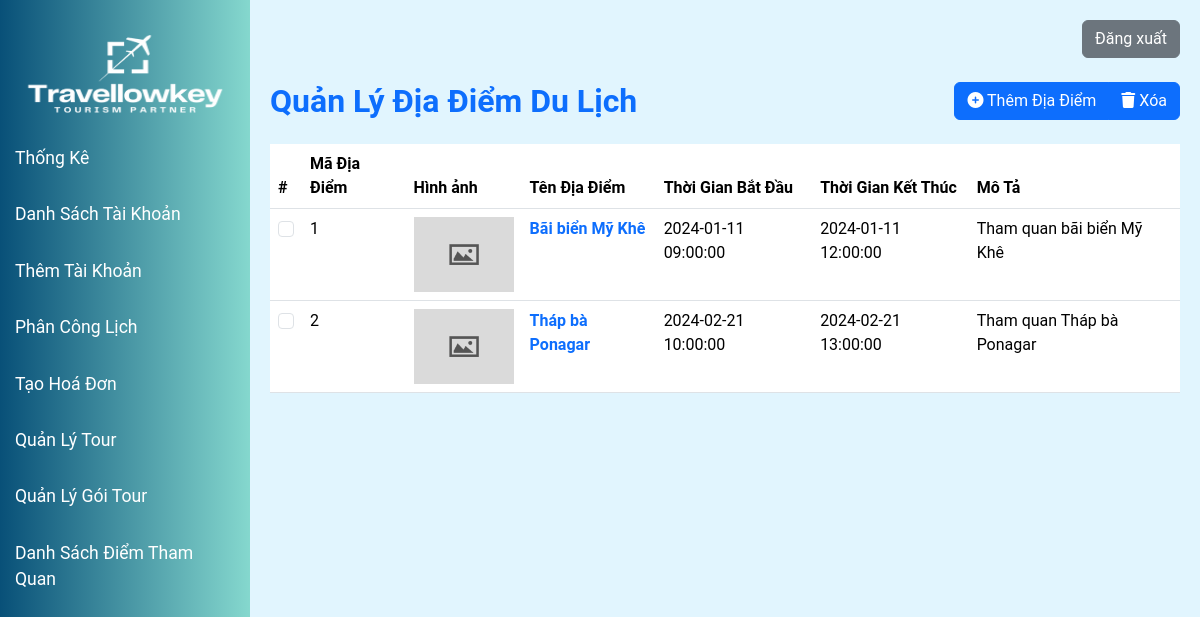
Screenshot of /modules/sightseeing_spot/index.php with the database file from the repository.
### tables this page shows
CREATE TABLE `sightseeingspot` (
  `spotCode` int(11) NOT NULL AUTO_INCREMENT,
  `spotName` varchar(100) DEFAULT NULL,
  `startTime` datetime DEFAULT NULL,
  `endTime` datetime DEFAULT NULL,
  `description` varchar(500) DEFAULT NULL,
  `tourPackageCode` int(11) DEFAULT NULL,
  `vehicleCode` int(11) DEFAULT NULL,
  `image` varchar(100) DEFAULT NULL,
  PRIMARY KEY (`spotCode`),
  KEY `tourPackageCode` (`tourPackageCode`),
  KEY `vehicleCode` (`vehicleCode`),
  CONSTRAINT `sightseeingspot_ibfk_1` FOREIGN KEY (`tourPackageCode`) REFERENCES `tourpackage` (`tourPackageCode`),
  CONSTRAINT `sightseeingspot_ibfk_2` FOREIGN KEY (`vehicleCode`) REFERENCES `vehicle` (`vehicleCode`)
);

### models/spot.php (called while the page is built, shortened)
<?php
include_once("clsKetNoi.php");
class modelSpot
{
    private $conn;
    function __construct()
    {
        $p = new clsKetNoi();
        $this->conn = $p->ketNoiDB();
    }
    public function selectAllSpots()
    {
        if ($this->conn) {
            $query = "SELECT * FROM sightseeingspot";
            $result = $this->conn->query($query);
            $spots = [];
            while ($row = $result->fetch_assoc()) {
                $spots[] = $row;
            }
            return $spots;
        } else {
            return false;
        }
    }
}
?>

### models/clsKetNoi.php (called while the page is built, shortened)
<?php
class clsKetNoi {
    function ketNoiDB() {
        $this->conn = new mysqli("localhost", "root", "", "ptud");
        return $this->conn;
    }
}
?>

### modules/sightseeing_spot/list.php (the view, shortened to what this page needs)
<?php
$db = new modelSpot();
$data = $db->selectAllSpots();
?>
<div class="row">
    <div class="col-6">
        <h2 class="text-primary fw-bold mb-4">Quản Lý Địa Điểm Du Lịch</h2>
    </div>
    <div class="col-6 text-end">
        <div class="btn-group" role="group" aria-label="Basic example">
            <a type="button" class="btn btn-primary" href="/Tour_management/modules/sightseeing_spot/index.php?a=create">
                <i class="fa-solid fa-circle-plus"></i>
                Thêm Địa Điểm
            </a>
            <button type="button" class="btn btn-primary" onclick="confirmDeleteSelected()">
                <i class="fa fa-trash"></i>
                Xóa
            </button>
        </div>
    </div>
</div>
<table class="table" id="spotManagerTable">
    <thead>
    <tr>
        <th scope="col">#</th>
        <th scope="col">Mã Địa Điểm</th>
        <th scope="col">Hình ảnh</th>
        <th scope="col">Tên Địa Điểm</th>
        <th scope="col">Thời Gian Bắt Đầu</th>
        <th scope="col">Thời Gian Kết Thúc</th>
        <th scope="col">Mô Tả</th>
    </tr>
    </thead>
    <tbody>
    <?php foreach ($data as $item): ?>
        <tr>
            <td><input class="form-check-input" type="checkbox" value="<?php echo $item['spotCode']; ?>" name="selected_ids[]"></td>
            <td><?php echo $item['spotCode']; ?></td>
            <td><img src="<?php echo $item['image'] ? `/Tour_management/modules/sightseeing_spot/` . $item['image'] : '/Tour_management/asset/images/default-thumbnail.jpg'; ?>" alt="<?php echo $item['spotName']; ?>" width="100px"/></td>
            <td><a href="/Tour_management/modules/sightseeing_spot/index.php?a=edit&id=<?php echo $item['spotCode']; ?>" class="text-decoration-none fw-bold"><?php echo $item['spotName']; ?></a></td>
            <td><?php echo $item['startTime']; ?></td>
            <td><?php echo $item['endTime']; ?></td>
            <td><?php echo $item['description']; ?></td>
        </tr>
    <?php endforeach; ?>
    </tbody>
</table>

### asset/css/manager_home.css (style rules this page uses)
body { font-family: 'Roboto', sans-serif; background-color: #e0f7fa; margin: 0; height: 100vh; overflow: hidden; }
.row { display: flex; justify-content: space-between; flex-wrap: wrap; }

### rows the page displays
sightseeingspot: spotCode "1", spotName "Bãi biển Mỹ Khê", startTime "2024-01-11 09:00:00", endTime "2024-01-11 12:00:00", description "Tham quan bãi biển Mỹ Khê"
sightseeingspot: spotCode "2", spotName "Tháp bà Ponagar", startTime "2024-02-21 10:00:00", endTime "2024-02-21 13:00:00", description "Tham quan Tháp bà Ponagar"
